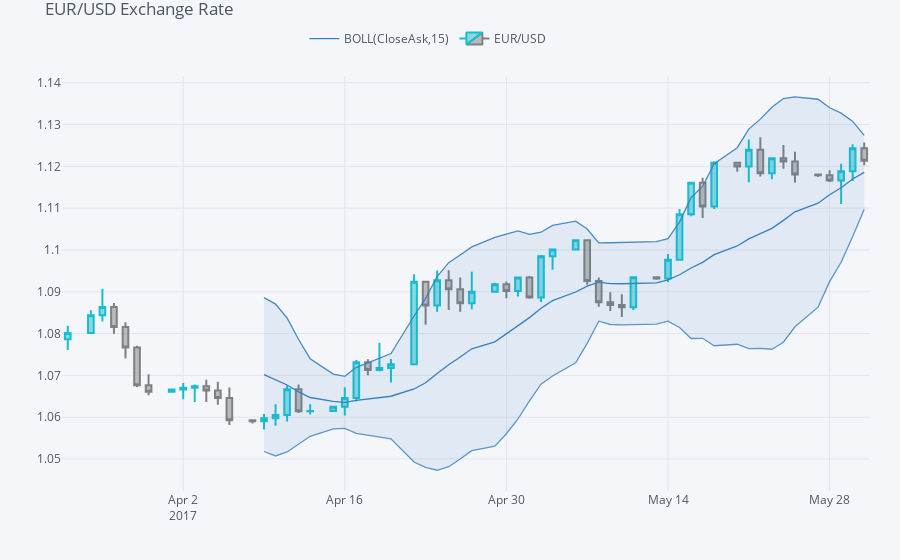

Notebook code cell kept with this figure:
### Code cell
qf.add_bollinger_bands(periods = 15, boll_std = 2)
plyo.iplot(qf.iplot(asFigure = True), filename = 'qf_02')
